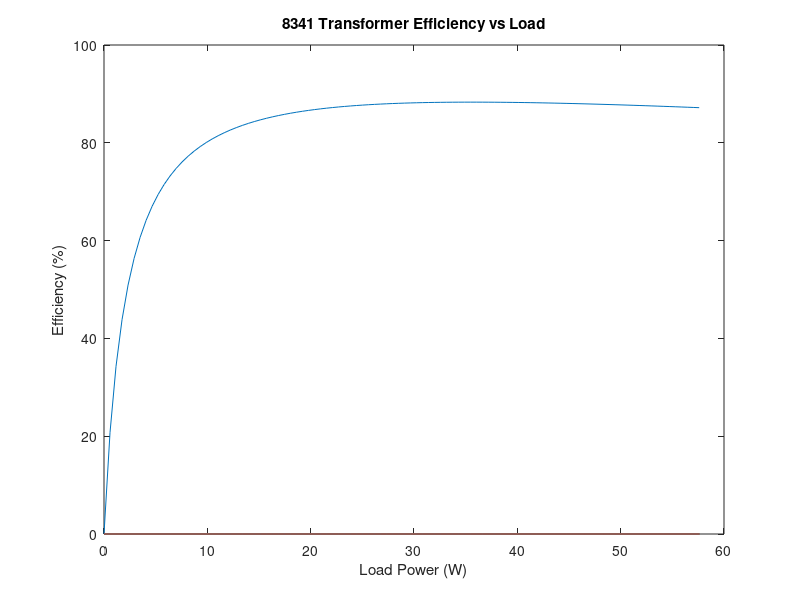

Write MATLAB code to recreate this figure.
clear all
clc
Vrated = 120;   %Primary side voltage
Irated = 0.5;   %Rated current Ip
Rc = 6494;
Req = 25;
Xeq = 26.3;
PF = 0.8;
%Calculate VR for rated load with PF 0.8 lagging
I = 0.4 - 0.3j;
VpFL = 120 + (Req + j*Xeq)*I;
VR = (abs(VpFL)-abs(Vrated)) / abs(VpFL) * 100;
%Plot efficiency for power sweep from 0-120%
x = linspace(0,72*PF);
eff = zeros(100);
for t = 1:100
    Pcu = abs((pol2cart(-acos(PF),x(t)/PF)/Vrated))^2 * Req;
    VpFL = 120 + (Req + j*Xeq)*(pol2cart(-acos(PF),x(t)/PF)/Vrated);
    Pcore = abs(VpFL)^2 / Rc;
    Ploss = Pcu + Pcore;
    eff(t) = x(t) / (x(t) + Ploss) * 100;
end

plot(x,eff);
title('8341 Transformer Efficiency vs Load');
xlabel('Load Power (W)');
ylabel('Efficiency (%)');
fprintf('With full load at 0.8 lagging PF, VR = %.1f%%\n', VR);
